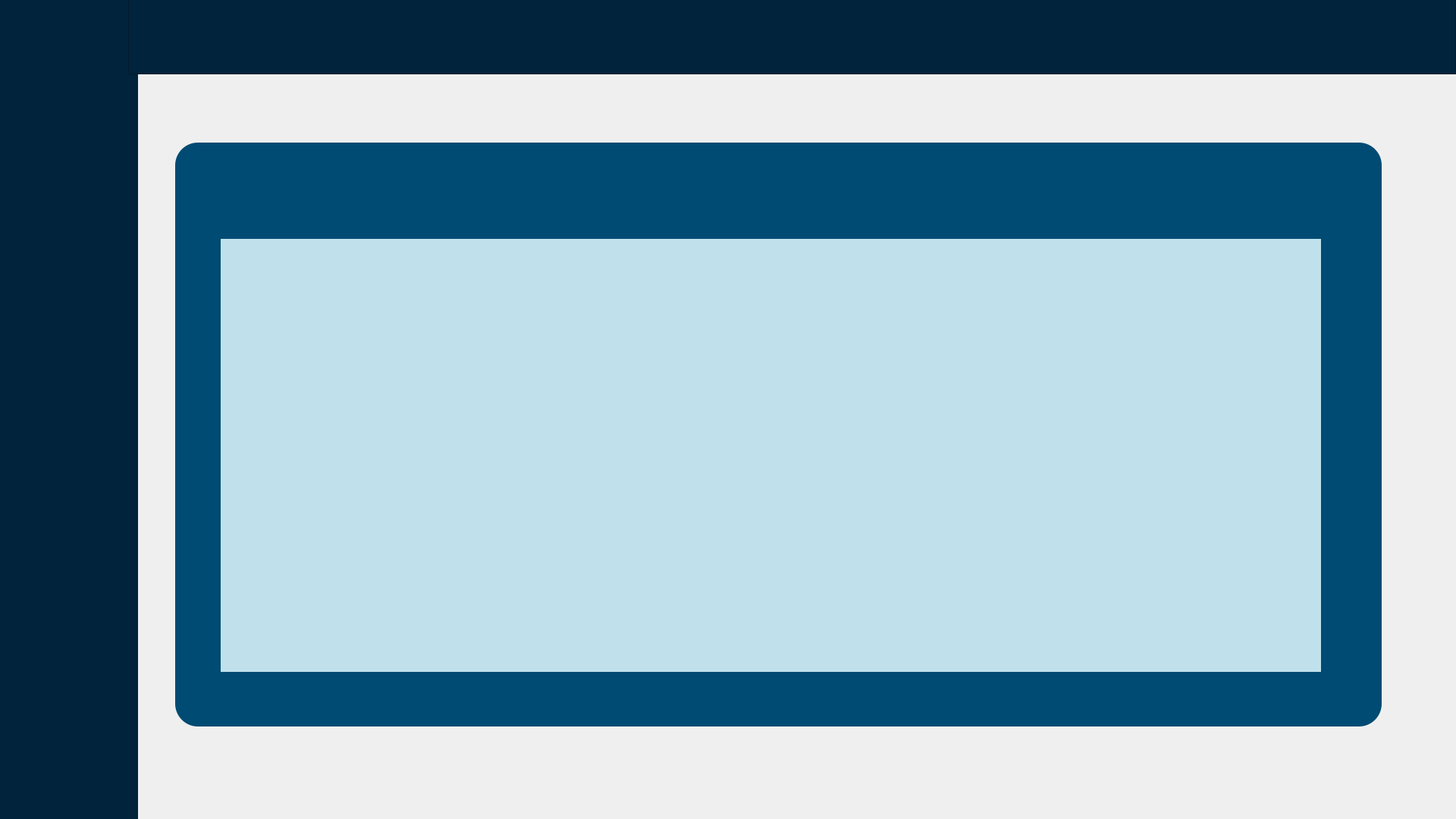
<?xml version="1.0" encoding="UTF-8"?>
<ui version="4.0">
 <class>Ventana_AdminGrupos</class>
 <widget class="QMainWindow" name="Ventana_AdminGrupos">
  <property name="geometry">
   <rect>
    <x>0</x>
    <y>0</y>
    <width>1920</width>
    <height>1080</height>
   </rect>
  </property>
  <property name="windowTitle">
   <string>MainWindow</string>
  </property>
  <widget class="QWidget" name="centralwidget">
   <widget class="QWidget" name="widget" native="true">
    <property name="geometry">
     <rect>
      <x>0</x>
      <y>0</y>
      <width>182</width>
      <height>1080</height>
     </rect>
    </property>
    <property name="styleSheet">
     <string notr="true">background-color: #01233C;</string>
    </property>
    <widget class="QPushButton" name="pushButton">
     <property name="geometry">
      <rect>
       <x>20</x>
       <y>0</y>
       <width>100</width>
       <height>100</height>
      </rect>
     </property>
     <property name="styleSheet">
      <string notr="true">background-color: transparent;</string>
     </property>
     <property name="text">
      <string/>
     </property>
     <property name="icon">
      <iconset resource="MYUNAPP/MyUnApp/src/resources/QRC/imagenesInicioSesion.qrc">
       <normaloff>:/newPrefix/Icons/Exterior.png</normaloff>:/newPrefix/Icons/Exterior.png</iconset>
     </property>
     <property name="iconSize">
      <size>
       <width>100</width>
       <height>100</height>
      </size>
     </property>
     <property name="flat">
      <bool>true</bool>
     </property>
    </widget>
    <widget class="QPushButton" name="Boton_CrearGrupo">
     <property name="geometry">
      <rect>
       <x>20</x>
       <y>210</y>
       <width>100</width>
       <height>100</height>
      </rect>
     </property>
     <property name="styleSheet">
      <string notr="true">background-color: transparent;</string>
     </property>
     <property name="text">
      <string/>
     </property>
     <property name="icon">
      <iconset resource="MYUNAPP/MyUnApp/src/resources/QRC/imagenesInicioSesion.qrc">
       <normaloff>:/newPrefix/Icons/User_Groups_Icon.png</normaloff>:/newPrefix/Icons/User_Groups_Icon.png</iconset>
     </property>
     <property name="iconSize">
      <size>
       <width>100</width>
       <height>100</height>
      </size>
     </property>
     <property name="flat">
      <bool>true</bool>
     </property>
    </widget>
    <widget class="QPushButton" name="Boton_Chat">
     <property name="geometry">
      <rect>
       <x>30</x>
       <y>390</y>
       <width>100</width>
       <height>100</height>
      </rect>
     </property>
     <property name="styleSheet">
      <string notr="true">background-color: transparent;</string>
     </property>
     <property name="text">
      <string/>
     </property>
     <property name="icon">
      <iconset resource="MYUNAPP/MyUnApp/src/resources/QRC/imagenesInicioSesion.qrc">
       <normaloff>:/inicioSesion/Icons/Chat.png</normaloff>:/inicioSesion/Icons/Chat.png</iconset>
     </property>
     <property name="iconSize">
      <size>
       <width>100</width>
       <height>100</height>
      </size>
     </property>
     <property name="flat">
      <bool>true</bool>
     </property>
    </widget>
    <widget class="QPushButton" name="Boton_Eventos">
     <property name="geometry">
      <rect>
       <x>30</x>
       <y>580</y>
       <width>100</width>
       <height>100</height>
      </rect>
     </property>
     <property name="styleSheet">
      <string notr="true">background-color: transparent;</string>
     </property>
     <property name="text">
      <string/>
     </property>
     <property name="icon">
      <iconset resource="MYUNAPP/MyUnApp/src/resources/QRC/imagenesInicioSesion.qrc">
       <normaloff>:/inicioSesion/Icons/Evento.png</normaloff>:/inicioSesion/Icons/Evento.png</iconset>
     </property>
     <property name="iconSize">
      <size>
       <width>100</width>
       <height>100</height>
      </size>
     </property>
     <property name="flat">
      <bool>true</bool>
     </property>
    </widget>
   </widget>
   <widget class="QFrame" name="frame">
    <property name="geometry">
     <rect>
      <x>169</x>
      <y>-6</y>
      <width>1751</width>
      <height>104</height>
     </rect>
    </property>
    <property name="styleSheet">
     <string notr="true">background-color: #01233C;</string>
    </property>
    <property name="frameShape">
     <enum>QFrame::StyledPanel</enum>
    </property>
    <property name="frameShadow">
     <enum>QFrame::Raised</enum>
    </property>
   </widget>
   <widget class="QFrame" name="frame_2">
    <property name="geometry">
     <rect>
      <x>231</x>
      <y>188</y>
      <width>1591</width>
      <height>770</height>
     </rect>
    </property>
    <property name="styleSheet">
     <string notr="true">background-color: #004B73; border-radius: 30px;</string>
    </property>
    <property name="frameShape">
     <enum>QFrame::StyledPanel</enum>
    </property>
    <property name="frameShadow">
     <enum>QFrame::Raised</enum>
    </property>
    <widget class="QWidget" name="widget_2" native="true">
     <property name="geometry">
      <rect>
       <x>60</x>
       <y>127</y>
       <width>1451</width>
       <height>571</height>
      </rect>
     </property>
     <property name="styleSheet">
      <string notr="true">background-color: #C0E1EC; border-radius: 0px;</string>
     </property>
     <widget class="QLabel" name="label_Nombre_Grupo">
      <property name="geometry">
       <rect>
        <x>50</x>
        <y>10</y>
        <width>1000</width>
        <height>50</height>
       </rect>
      </property>
      <property name="font">
       <font>
        <pointsize>20</pointsize>
       </font>
      </property>
      <property name="styleSheet">
       <string notr="true">color: #01233C;</string>
      </property>
      <property name="text">
       <string/>
      </property>
     </widget>
    </widget>
   </widget>
  </widget>
 </widget>
 <resources>
  <include location="MYUNAPP/MyUnApp/src/resources/QRC/imagenesInicioSesion.qrc"/>
 </resources>
 <connections/>
</ui>
